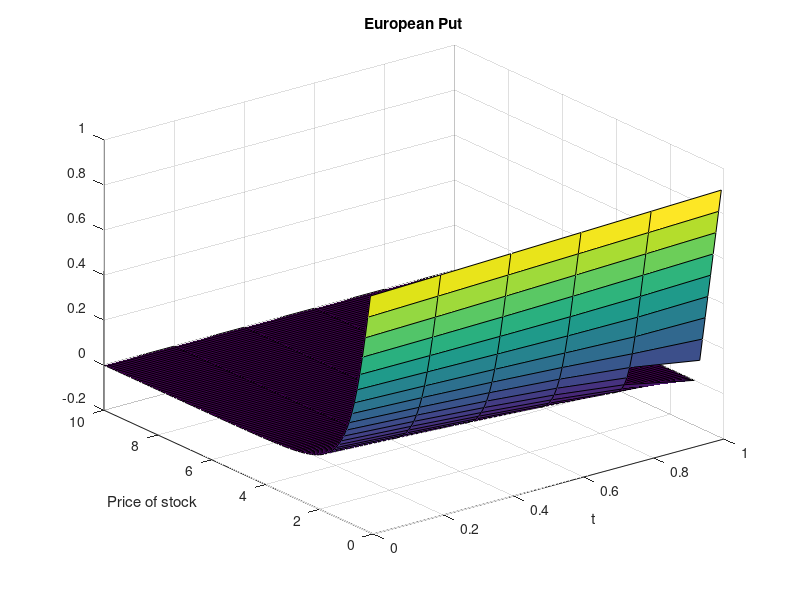

This chart was generated by the following MATLAB code:
T = 1;
K = 1;
r = 0.05;
sigma = 0.6;
t = [0, 0.2, 0.4, 0.6, 0.8, 1];
S = [];
for i = 1:6
    for j = 1:100
        s = 0.1*j;
        d1 = (log(s/K) + (r + sigma*sigma*0.5)*(T-t(i)))/(sigma*sqrt(T-t(i)));
        d2 = d1 - sigma*sqrt(T-t(i));
        C(i,j) = normcdf(d1)*s-normcdf(d2)*K*exp(-r*(T-t(i)));
        P(i,j) = K*exp(-r*(T-t(i))) -s + C(i,j);
        S(j) = s;
    end
end
[X,Y] = meshgrid(t,S);
surf(X,Y,P');
title('European Put');
xlabel('t');
ylabel('Price of stock');
